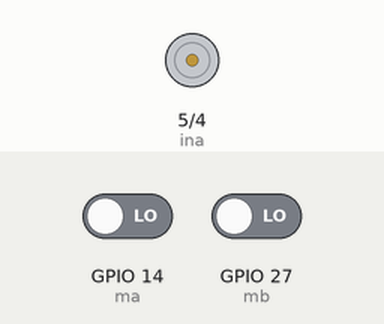
Recording of a sketch running on a simulated ESP32. Parts: motor-driver pin pairs drawn as motors (green arrow = first pin HIGH = forward, orange = second pin HIGH = backward, longer = more drive, scaled by the enable pin). The test bench sets the inputs (shaded band); at power-on: GPIO 14 (ma) LOW, GPIO 27 (mb) LOW.

Above: at 1.2 s.
1.3 s: GPIO 14 (ma) driven HIGH
At 2.1 s:
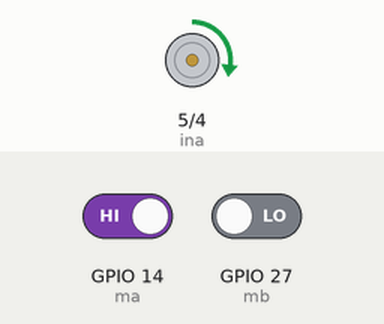
2.8 s: GPIO 27 (mb) driven HIGH
At 3.3 s:
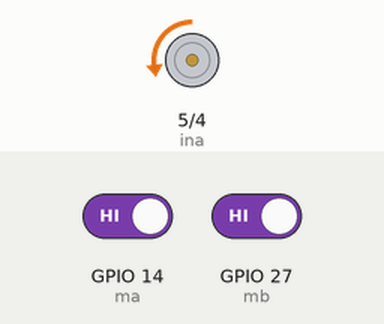
4.3 s: GPIO 27 (mb) driven LOW
At 5.7 s:
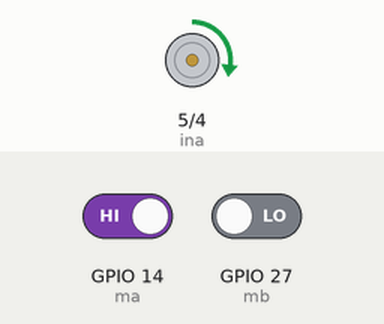
Timing chart, 0 to 7.3 s (numbered marks = the images above; inputs shaded):
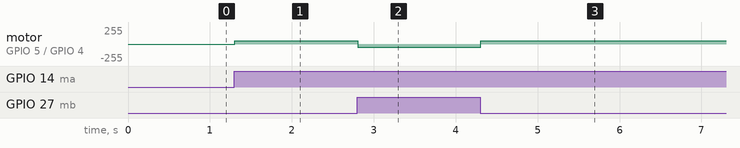

The sketch:

motor_control_push_button_test.ino
```cpp
#define ina 5
#define inb 4
#define pwmpin 17
#define ma 14
#define mb 27

void setup() {
  pinMode(ma, INPUT_PULLDOWN);
  pinMode(mb, INPUT_PULLDOWN);
  pinMode(pwmpin, OUTPUT);
  pinMode(ina, OUTPUT);
  pinMode(inb, OUTPUT);
  Serial.begin(115200);
}

int a, b;

void loop() {
  a = digitalRead(ma);
  b = digitalRead(mb);
  if(a == 1 && b == 0){
    digitalWrite(ina, 1);
    digitalWrite(inb, 0);
  }
  else{
    digitalWrite(ina, 0);
    digitalWrite(inb, 1);
  }
  if(a || b){
    analogWrite(pwmpin, 50);
  }
  else{
    analogWrite(pwmpin, 0);
  }
  delay(50);
}
```

Measured:
- after the input at 1.3 s, motor on GPIO 5 (ina) / GPIO 4 (inb): stopped → forward 50/255 at once
- after the input at 2.8 s, motor on GPIO 5 (ina) / GPIO 4 (inb): forward 50/255 → backward 50/255 at once
- after the input at 4.3 s, motor on GPIO 5 (ina) / GPIO 4 (inb): backward 50/255 → forward 50/255 at once
